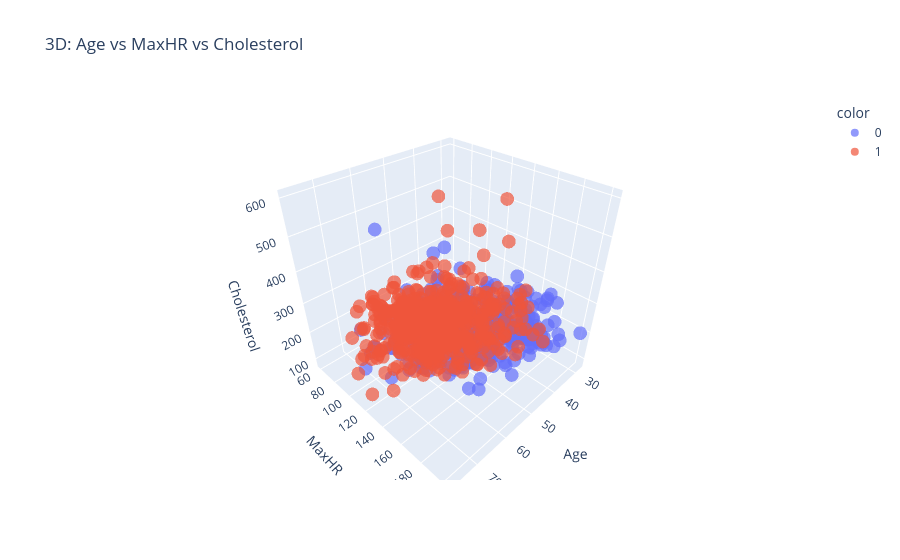

Notebook code cell kept with this figure:
### Code cell
fig1 = px.scatter_3d(
    df,
    x='Age',
    y='MaxHR',
    z='Cholesterol',
    color=y.astype(str),
    title='3D: Age vs MaxHR vs Cholesterol',
    opacity=0.7
)

fig1.show()

### Figure 1 — Plotly figure (JSON) as saved in the notebook; plotly's stock layout.template omitted (floating-point values rounded to 4 significant figures; data arrays with more than 128 entries replaced by an {"elided": "..."} marker saying what was removed)
{"data": [{"hovertemplate": "color=0<br>Age=%{x}<br>MaxHR=%{y}<br>Cholesterol=%{z}<extra></extra>", "legendgroup": "0", "marker": {"color": "#636efa", "opacity": 0.7, "symbol": "circle"}, "mode": "markers", "name": "0", "scene": "scene", "showlegend": true, "type": "scatter3d", "x": {"elided": "410 int values"}, "y": {"elided": "410 int values"}, "z": {"elided": "410 int values"}}, {"hovertemplate": "color=1<br>Age=%{x}<br>MaxHR=%{y}<br>Cholesterol=%{z}<extra></extra>", "legendgroup": "1", "marker": {"color": "#EF553B", "opacity": 0.7, "symbol": "circle"}, "mode": "markers", "name": "1", "scene": "scene", "showlegend": true, "type": "scatter3d", "x": {"elided": "508 int values"}, "y": {"elided": "508 int values"}, "z": {"elided": "508 int values"}}], "layout": {"legend": {"title": {"text": "color"}, "tracegroupgap": 0}, "scene": {"domain": {"x": [0, 1], "y": [0, 1]}, "xaxis": {"title": {"text": "Age"}}, "yaxis": {"title": {"text": "MaxHR"}}, "zaxis": {"title": {"text": "Cholesterol"}}}, "title": {"text": "3D: Age vs MaxHR vs Cholesterol"}}}
